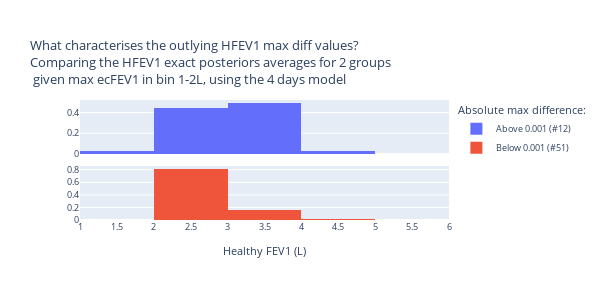

Write notebook code for a chart like this one.
### Code cell
# Show avg exact FEV1 above and below 0.001 of diff probability
df_diffs_2nd_bin["Outlying max diff"] = (
    df_diffs_2nd_bin[f"4 days HFEV1 max diff"] >= 0.001
)

# Compute average 4 days exact FEV1 for below and above 0.001 diff
avg_below = df_diffs_2nd_bin[df_diffs_2nd_bin["Outlying max diff"] == False][
    f"4 days HFEV1 exact inf"
].mean()
n_below = len(df_diffs_2nd_bin[df_diffs_2nd_bin["Outlying max diff"] == False])
avg_above = df_diffs_2nd_bin[df_diffs_2nd_bin["Outlying max diff"] == True][
    f"4 days HFEV1 exact inf"
].mean()
n_above = len(df_diffs_2nd_bin[df_diffs_2nd_bin["Outlying max diff"] == True])

# Plot those two averages on a histogram
title = "What characterises the outlying HFEV1 max diff values?<br>Comparing the HFEV1 exact posteriors averages for 2 groups<br> given max ecFEV1 in bin 1-2L, using the 4 days model"
fig = make_subplots(rows=2, cols=1, shared_xaxes=True, vertical_spacing=0.1)
ih.plot_histogram(
    fig,
    HFEV1,
    avg_above,
    HFEV1.a,
    HFEV1.b,
    1,
    1,
    name=f"Above 0.001 (#{n_above})",
    annot=False,
)
ih.plot_histogram(
    fig,
    HFEV1,
    avg_below,
    HFEV1.a,
    HFEV1.b,
    2,
    1,
    name=f"Below 0.001 (#{n_below})",
    annot=False,
)
# Ad legend title
fig.update_layout(legend_title_text="Absolute max difference:")
fig.update_xaxes(title_standoff=1, title=HFEV1.name, row=2, col=1)
fig.update_layout(
    width=600, height=300, showlegend=True, font=dict(size=9), title=title
)
fig.show()
# Write image
fig.write_image(dh.get_path_to_main() + f"PlotsBreathe/N days model/{title}.pdf")

### Figure 1 — Plotly figure (JSON) as saved in the notebook; plotly's stock layout.template omitted (floating-point values rounded to 4 significant figures)
{"data": [{"histfunc": "sum", "name": "Above 0.001 (#12)", "type": "histogram", "x": [1, 2, 3, 4, 5], "xaxis": "x", "xbins": {"end": 6, "size": 1, "start": 1}, "y": [0.02813, 0.4485, 0.495, 0.02827, 3.861e-05], "yaxis": "y"}, {"histfunc": "sum", "name": "Below 0.001 (#51)", "type": "histogram", "x": [1, 2, 3, 4, 5], "xaxis": "x2", "xbins": {"end": 6, "size": 1, "start": 1}, "y": [0.006475, 0.8163, 0.1644, 0.01281, 5.652e-05], "yaxis": "y2"}], "layout": {"font": {"size": 9}, "height": 300, "legend": {"title": {"text": "Absolute max difference:"}}, "showlegend": true, "title": {"text": "What characterises the outlying HFEV1 max diff values?<br>Comparing the HFEV1 exact posteriors averages for 2 groups<br> given max ecFEV1 in bin 1-2L, using the 4 days model"}, "width": 600, "xaxis": {"anchor": "y", "domain": [0, 1], "matches": "x2", "nticks": 20, "range": [1, 6], "showticklabels": false, "title": {}}, "xaxis2": {"anchor": "y2", "domain": [0, 1], "nticks": 20, "range": [1, 6], "title": {"text": "Healthy FEV1 (L)"}}, "yaxis": {"anchor": "x", "domain": [0.55, 1]}, "yaxis2": {"anchor": "x2", "domain": [0, 0.45]}}}
